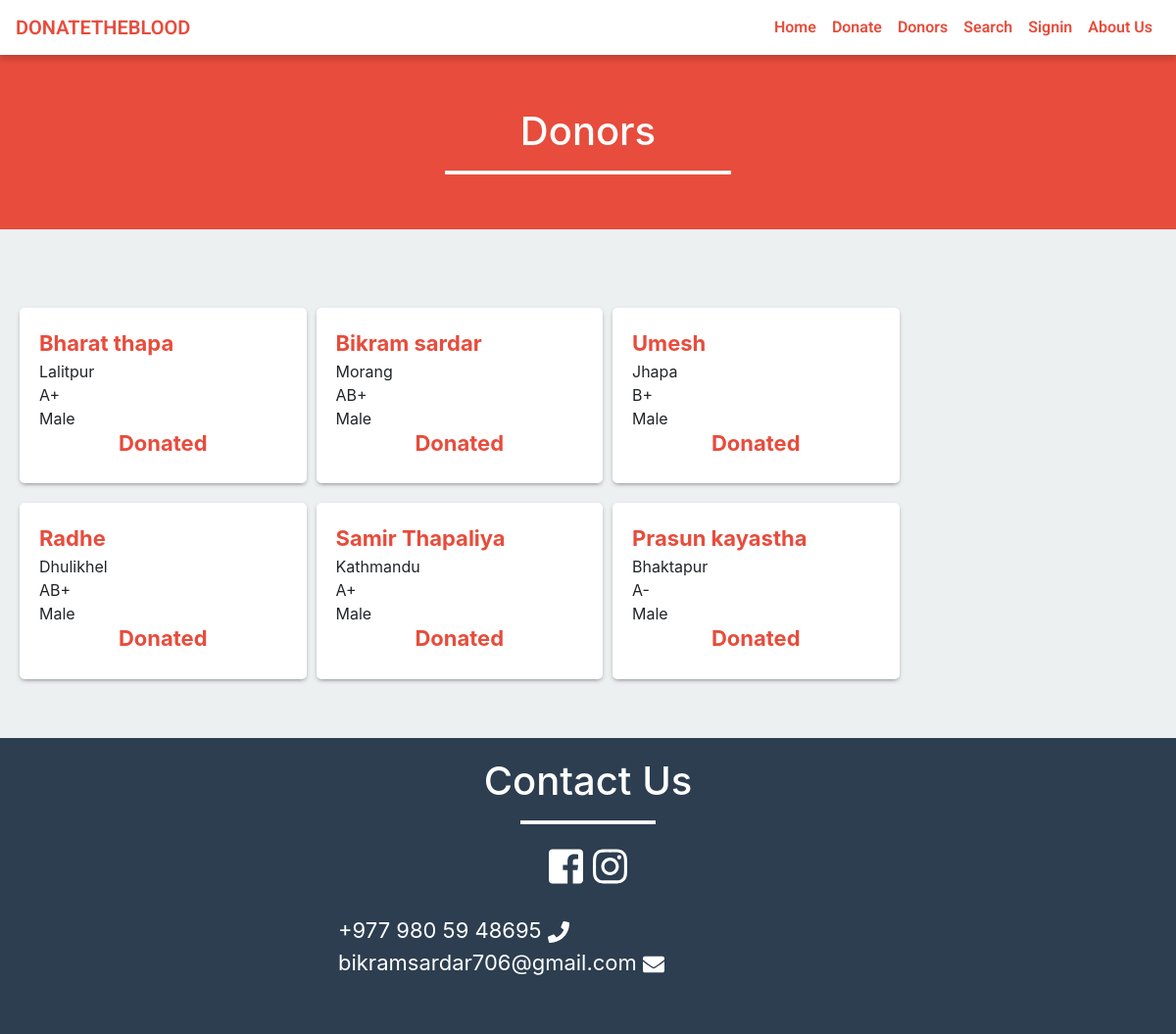
The page /donor.php on the database its author committed.
### tables this page shows
CREATE TABLE `donor` (
  `id` int(11) NOT NULL,
  `name` varchar(50) NOT NULL,
  `gender` varchar(10) NOT NULL,
  `email` varchar(50) NOT NULL,
  `city` varchar(50) NOT NULL,
  `dob` varchar(20) NOT NULL,
  `contact_no` varchar(16) NOT NULL,
  `save_life_date` varchar(20) NOT NULL,
  `password` varchar(100) NOT NULL,
  `blood_group` varchar(10) NOT NULL,
  `type` enum('user','admin','doctor') NOT NULL
);

### donor.php (the view, shortened to what this page needs)
<?php
	include ('include/header.php');
?>
<div class="container-fluid red-background size">
	<div class="row">
		<div class="col-md-6 offset-md-3">
			<h1 class="text-center">Donors</h1>
			<hr class="white-bar">
		</div>
	</div>
</div>
<div class="container" style="padding: 60px 0;">
	<div class="row data">
	<?php
	    $sql = "SELECT * FROM donor";
		$result = mysqli_query($connection, $sql);
		if(mysqli_num_rows($result)>0){
			while ($row = mysqli_fetch_assoc($result)) {
				if($row['save_life_date']=='0'){
					echo '<div class="col-md-3 col-sm-12 col-lg-3 donors_data">
					<span class="name">'.$row['name'].'</span>
					<span>'.$row['city'].'</span>
					<span>'.$row['blood_group'].'</span>
					<span>'.$row['gender'].'</span>
					<span>'.$row['email'].'</span>
					<span>'.$row['contact_no'].'</span>
					</div>';
				}else{
					    $start = date_create("");
									$end = date_create();
									$diff = date_diff($start, $end);
									$diffMonth = $diff->m;
									 if( $diffMonth >=3){
										echo '<div class="col-md-3 col-sm-12 col-lg-3 donors_data">
										<span class="name">'.$row['name'].'</span>
										<span>'.$row['city'].'</span>
										<span>'.$row['blood_group'].'</span>
										<span>'.$row['gender'].'</span>
										<span>'.$row['email'].'</span>
										<span>'.$row['contact_no'].'</span>
										</div>';
									 }else{
										echo '
					<div class="col-md-3 col-sm-12 col-lg-3 donors_data">
					<span class="name">'.$row['name'].'</span>
					<span>'.$row['city'].'</span>
					<span>'.$row['blood_group'].'</span>
					<span>'.$row['gender'].'</span>
					<h4 class="name text-center">Donated</h4>
					</div>';
					 }
				}
			}
		}
	?>
	</div>
</div>
<?php
	include ('include/footer.php');
?>

### css/styles.css (style rules this page uses)
body { background: #f1f4f7; padding-top: 50px; color: #5f6468; font-family: "Roboto", sans-serif; }
h1, h2, h3, h4, h5, h6 { color: #5f6468; }
h1 { font-weight: 300; font-size: 40px; }
h3, h4 { font-weight: 300; }

### css/custom.css (style rules this page uses)
body { background-color: #ecf0f1; width: 100%; overflow-x: hidden; }
.white-bar { height: 3px; width: 50%; color: white; background-color: white; }
.red-background { background-color: #e74c3c; min-height: 460px; height: auto; padding: 10px }

### donor.php (style rules this page uses)
.size { min-height: 0px; padding: 60px 0 40px 0; }
h1 { color: white; }
span { display: block; }
.name { color: #e74c3c; font-size: 22px; font-weight: 700; }
.donors_data { background-color: white; border-radius: 5px; margin:20px 5px 0px 5px; -webkit-box-shadow: 0px 2px 5px -2px rgba(89,89,89,0.95); -moz-box-shadow: 0px 2px 5px -2px rgba(89,89,89,0.95); box-shadow: 0px 2px 5px -2px rgba(89,89,89,0.95); padding: 20px; }

### rows shown on the page
donor: name "Bharat thapa", city "Lalitpur", blood_group "A+", gender "Male"
donor: name "Bikram sardar", city "Morang", blood_group "AB+", gender "Male"
donor: name "Umesh", city "Jhapa", blood_group "B+", gender "Male"
donor: name "Radhe", city "Dhulikhel", blood_group "AB+", gender "Male"
donor: name "Samir Thapaliya", city "Kathmandu", blood_group "A+", gender "Male"
donor: name "Prasun kayastha", city "Bhaktapur", blood_group "A-", gender "Male"
